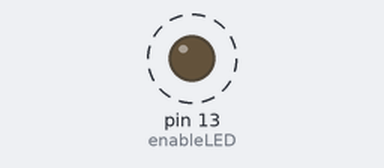
A sketch run on a simulated Arduino Uno, built with avr-gcc and run on an emulated ATmega328P. Parts: output pins drawn as LEDs (lit = HIGH). Dashed ring = blinking. What the sketch prints to the serial monitor is not drawn.

Above: at 0.12 s.
Timing chart, 0 to 3.0 s (numbered marks = the images above):
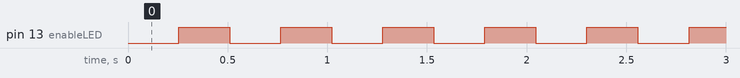

The sketch:

timer_blink_2.ino
```cpp
byte blinkOnOff = 0;

void setup()
{
  blinkOnOff = 1;                // Enable the blinking.
  enableLED();                   // Set up the LED pin.
  enableCompareAInterrupt(128);  // Enable the timer interrupt at count of 128.

  Serial.begin(9600);
}

void loop()
{
  static int count = 0;

 // Nothing to see here.  Move along.
 //PORTB |= (1<<5);
 //delay(500);
 //PORTB &= ~(1<<5);
 //delay(500);
 delay(1000);
 Serial.println(count++);


}

void enableLED()
{
  DDRB |= (1 << 5);   // Set PB5 as an output
}


void enableCompareAInterrupt(byte when)
{
  OCR0A = when;  // Output Compare Register 0 A set for when to interrupt.
  TIMSK0 |= 2;   // Enable the interrupt.
}


ISR(TIMER0_COMPA_vect)
{
  static byte on = 0;
  static int skip = 250;

  skip--;
  if(skip != 0)
  {
    return;
  }
  skip = 250;

  if(blinkOnOff == 0)
  {
    PORTB &= ~(1<<5);
    on = 0;
  }
  else
  {
    if(on == 0)
    {
      // if LED is off, turn it on
      PORTB |= (1<<5);
      on = 1;

    }
    else
    {
      // If LED is on, turn it off
      PORTB &= ~(1<<5);
      on = 0;
    }
  }
}
```

Measured:
- by itself, pin 13 (enableLED): alternates HIGH for 0.26 s and LOW for 0.26 s
- by itself, everything shown: repeats every 1.0 s, in 4 steps
